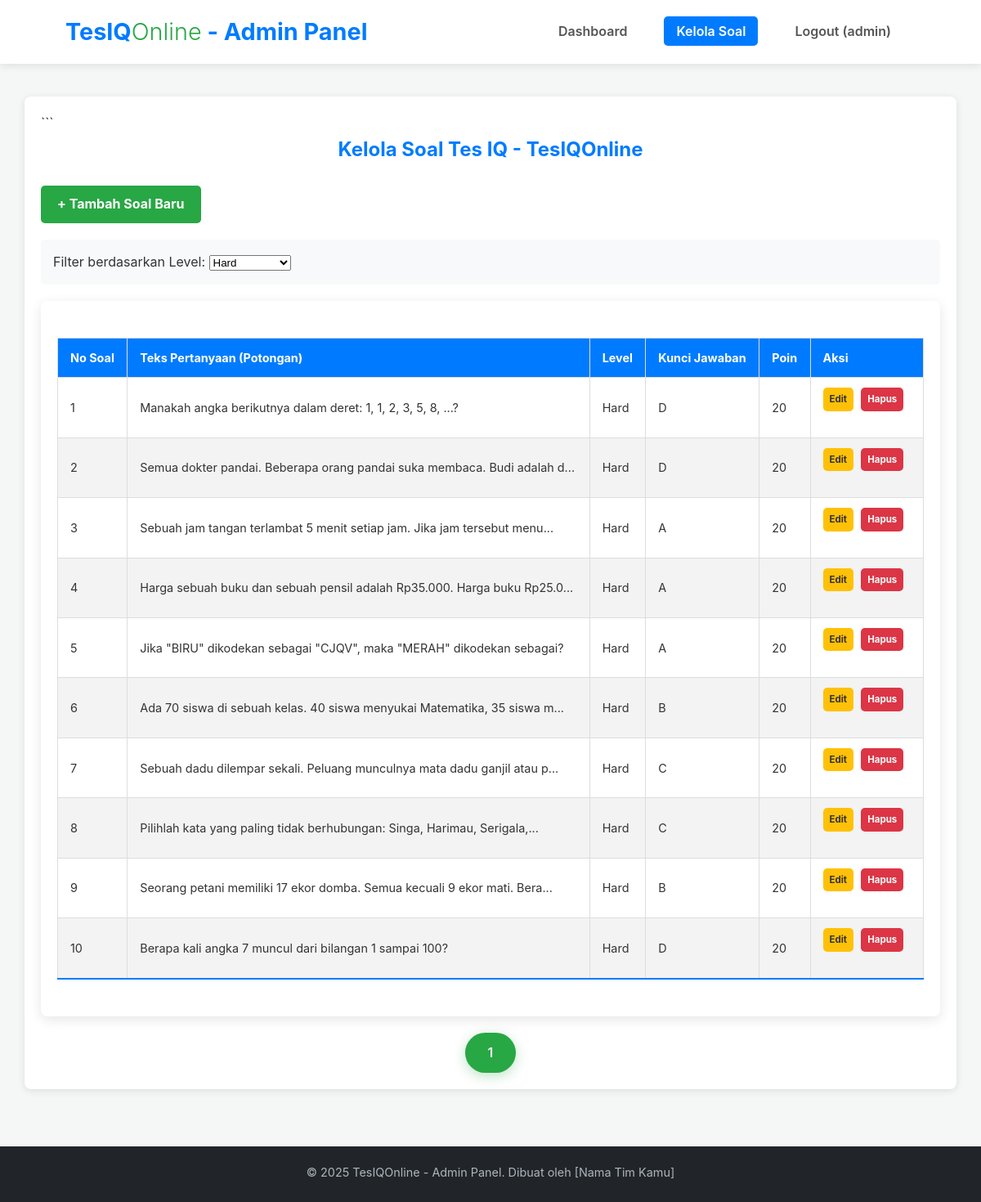
/admin/manajemen_soal.php?level_filter=3 (signed in), run on the app's committed database.
### tables this page shows
CREATE TABLE questions (
    id INT AUTO_INCREMENT PRIMARY KEY,
    level_id INT NOT NULL,
    question_number INT NOT NULL,
    question_text TEXT NOT NULL,
    option_a VARCHAR(255) NOT NULL,
    option_b VARCHAR(255) NOT NULL,
    option_c VARCHAR(255) NOT NULL,
    option_d VARCHAR(255) NOT NULL,
    correct_option CHAR(1) NOT NULL,
    points INT NOT NULL DEFAULT 10,
    created_at TIMESTAMP DEFAULT CURRENT_TIMESTAMP,
    FOREIGN KEY (level_id) REFERENCES levels(id) ON DELETE CASCADE,
    CONSTRAINT question_per_level UNIQUE (question_text, level_id),
    CONSTRAINT number_per_level UNIQUE (question_number, level_id)
);

CREATE TABLE levels (
    id INT AUTO_INCREMENT PRIMARY KEY,
    level_name VARCHAR(50) NOT NULL UNIQUE,
    description TEXT
);

### admin/manajemen_soal.php (the view, shortened to what this page needs)
<?php
$page_title = "Kelola Soal Tes IQ - TesIQOnline";
require_once 'admin_header.php';
$limit = 10;
$page = isset($_GET['page']) && is_numeric($_GET['page']) ? (int)$_GET['page'] : 1;
$offset = ($page - 1) * $limit;
$filter_level_id = isset($_GET['level_filter']) && is_numeric($_GET['level_filter']) ? (int)$_GET['level_filter'] : null;
$sql_questions = "SELECT q.id, q.question_number, q.question_text, q.correct_option, q.points, l.level_name
                  FROM questions q
                  JOIN levels l ON q.level_id = l.id";
$sql_count = "SELECT COUNT(*) as total FROM questions q";
$where_clauses = [];
$params = [];
$types = "";
if ($filter_level_id) {
    $where_clauses[] = "q.level_id = ?";
    $params[] = $filter_level_id;
    $types .= "i";
}
if (!empty($where_clauses)) {
    $sql_questions .= " WHERE " . implode(" AND ", $where_clauses);
    $sql_count .= " WHERE " . implode(" AND ", $where_clauses);
}
$sql_questions .= " ORDER BY l.id ASC, q.question_number ASC LIMIT ? OFFSET ?";
$params[] = $limit;
$params[] = $offset;
$types .= "ii";
$stmt_count = $conn->prepare($sql_count);
if ($filter_level_id) {
    $stmt_count->bind_param("i", $filter_level_id);
}
$stmt_count->execute();
$total_questions = $stmt_count->get_result()->fetch_assoc()['total'];
$total_pages = ceil($total_questions / $limit);
$stmt_questions = $conn->prepare($sql_questions);
if (!empty($params)) {
    $stmt_questions->bind_param($types, ...$params);
}
$stmt_questions->execute();
$result_questions = $stmt_questions->get_result();
$questions_list = [];
if ($result_questions->num_rows > 0) {
    while ($row = $result_questions->fetch_assoc()) {
        $questions_list[] = $row;
    }
}
?>
<h2 class="page-title"><?php echo $page_title; ?></h2>
<a href="tambah_soal.php" class="action-button" style="margin-bottom: 20px;">+ Tambah Soal Baru</a>
<form method="GET" action="manajemen_soal.php" style="margin-bottom: 20px; background-color:#f8f9fa; padding:15px; border-radius:5px;">
    <label for="level_filter">Filter berdasarkan Level:</label>
    <select name="level_filter" id="level_filter" onchange="this.form.submit()">
        <?php foreach ($levels_admin as $level) : ?>
            <option value="<?php echo $level['id']; ?>" <?php echo ($filter_level_id == $level['id']) ? 'selected' : ''; ?>>
                <?php echo htmlspecialchars($level['level_name']); ?>
            </option>
        <?php endforeach; ?>
    </select>
</form>
<?php if (!empty($questions_list)) : ?>
    <div class="table-container">
        <table class="content-table">
            <thead>
                <tr>
                    <th>No Soal</th>
                    <th>Teks Pertanyaan (Potongan)</th>
                    <th>Level</th>
                    <th>Kunci Jawaban</th>
                    <th>Poin</th>
                    <th>Aksi</th>
                </tr>
            </thead>
            <tbody>
                <?php foreach ($questions_list as $question) : ?>
                    <tr>
                        <td><?php echo $question['question_number']; ?></td>
                        <td><?php echo htmlspecialchars(substr($question['question_text'], 0, 70)) . (strlen($question['question_text']) > 70 ? '...' : ''); ?></td>
                        <td><?php echo htmlspecialchars($question['level_name']); ?></td>
                        <td><?php echo htmlspecialchars($question['correct_option']); ?></td>
                        <td><?php echo htmlspecialchars($question['points']); ?></td>
                        <td class="action-links">
                            <a href="edit_soal.php?id=<?php echo $question['id']; ?>" class="action-button edit" style="padding:5px 8px; font-size:0.8em; margin-right:5px;">Edit</a>
                            <a href="hapus_soal.php?id=<?php echo $question['id']; ?>" class="action-button delete" style="padding:5px 8px; font-size:0.8em;" onclick="return confirm('Apakah Anda yakin ingin menghapus soal ini?');">Hapus</a>
                        </td>
                    </tr>
                <?php endforeach; ?>
            </tbody>
        </table>
    </div>
    <div class="pagination" style="margin-top: 20px; text-align: center;">
        <?php for ($i = 1; $i <= $total_pages; $i++) : ?>
            <a href="?page=<?php echo $i; ?>&level_filter=<?php echo $filter_level_id; ?>" class="btn <?php echo ($i == $page) ? 'btn-primary' : 'btn-secondary'; ?>"><?php echo $i; ?></a>
        <?php endfor; ?>
    </div>
<?php else : ?>
    <div class="message info">Belum ada soal yang tersedia <?php echo $filter_level_id ? 'untuk level ini' : ''; ?>. Silakan tambahkan soal baru.</div>
<?php endif; ?>
<?php
require_once 'admin_footer.php';
?>

### assets/css/style.css (style rules this page uses)
* { margin: 0; padding: 0; box-sizing: border-box; }
body { font-family: -apple-system, BlinkMacSystemFont, "Segoe UI", Roboto, Helvetica, Arial, sans-serif, "Apple Color Emoji", "Segoe UI Emoji", "Segoe UI Symbol"; line-height: 1.6; color: #333; background-color: #f4f7f6; display: flex; flex-direction: column; min-height: 100vh; }
.btn { display: inline-block; padding: 12px 28px; text-decoration: none; border-radius: 25px; font-weight: 600; transition: background-color 0.3s ease, transform 0.2s ease; font-size: 1rem; cursor: pointer; border: none; }
.btn-primary { background-color: #28a745; color: #fff; box-shadow: 0 4px 15px rgba(40, 167, 69, 0.3); }
.table-container { background-color: #fff; padding: 20px; border-radius: 8px; box-shadow: 0 4px 15px rgba(0, 0, 0, 0.1); overflow-x: auto; }
.content-table { width: 100%; border-collapse: collapse; margin: 25px 0; font-size: 0.9em; min-width: 400px; }
.content-table thead tr { background-color: #007bff; color: #ffffff; text-align: left; font-weight: bold; }
.content-table th, .content-table td { padding: 12px 15px; border-bottom: 1px solid #dddddd; }
.content-table tbody tr { border-bottom: 1px solid #dddddd; }
.content-table tbody tr:nth-of-type(even) { background-color: #f3f3f3; }
.content-table tbody tr:last-of-type { border-bottom: 2px solid #007bff; }
.content-table .action-links a { margin-right: 8px; color: #007bff; text-decoration: none; font-weight: bold; }
.content-table .action-links a.edit { color: #ffc107; }
.content-table .action-links a.delete { color: #dc3545; }

### assets/css/admin.css (style rules this page uses)
.page-title { text-align: center; color: #007bff; margin-bottom: 25px; }
.action-button { display: inline-block; padding: 10px 20px; margin-bottom: 20px; background-color: #28a745; color: white; text-decoration: none; border-radius: 5px; font-weight: bold; }
.action-button.edit { background-color: #ffc107; color: #333 !important; }
.action-button.delete { background-color: #dc3545; color: #fff !important; }
.content-table th, .content-table td { border: 1px solid #dddddd; }

### data on the page
questions: question_number "1", question_text "Manakah angka berikutnya dalam deret: 1, 1, 2, 3, 5, 8, ...?", level.level_name "Hard", correct_option "D", points "20"
questions: question_number "2", question_text "Semua dokter pandai. Beberapa orang pandai suka membaca. Budi adalah d", level.level_name "Hard", correct_option "D", points "20"
questions: question_number "3", question_text "Sebuah jam tangan terlambat 5 menit setiap jam. Jika jam tersebut menu", level.level_name "Hard", correct_option "A", points "20"
questions: question_number "4", question_text "Harga sebuah buku dan sebuah pensil adalah Rp35.000. Harga buku Rp25.0", level.level_name "Hard", correct_option "A", points "20"
questions: question_number "5", question_text "Jika \"BIRU\" dikodekan sebagai \"CJQV\", maka \"MERAH\" dikodekan sebagai?", level.level_name "Hard", correct_option "A", points "20"
questions: question_number "6", question_text "Ada 70 siswa di sebuah kelas. 40 siswa menyukai Matematika, 35 siswa m", level.level_name "Hard", correct_option "B", points "20"
questions: question_number "7", question_text "Sebuah dadu dilempar sekali. Peluang munculnya mata dadu ganjil atau p", level.level_name "Hard", correct_option "C", points "20"
questions: question_number "8", question_text "Pilihlah kata yang paling tidak berhubungan: Singa, Harimau, Serigala,", level.level_name "Hard", correct_option "C", points "20"
questions: question_number "9", question_text "Seorang petani memiliki 17 ekor domba. Semua kecuali 9 ekor mati. Bera", level.level_name "Hard", correct_option "B", points "20"
questions: question_number "10", question_text "Berapa kali angka 7 muncul dari bilangan 1 sampai 100?", level.level_name "Hard", correct_option "D", points "20"

### other printed values
$admin_username "admin"
$page_title "Kelola Soal Tes IQ - TesIQOnline"
form field level_filter "Hard"
